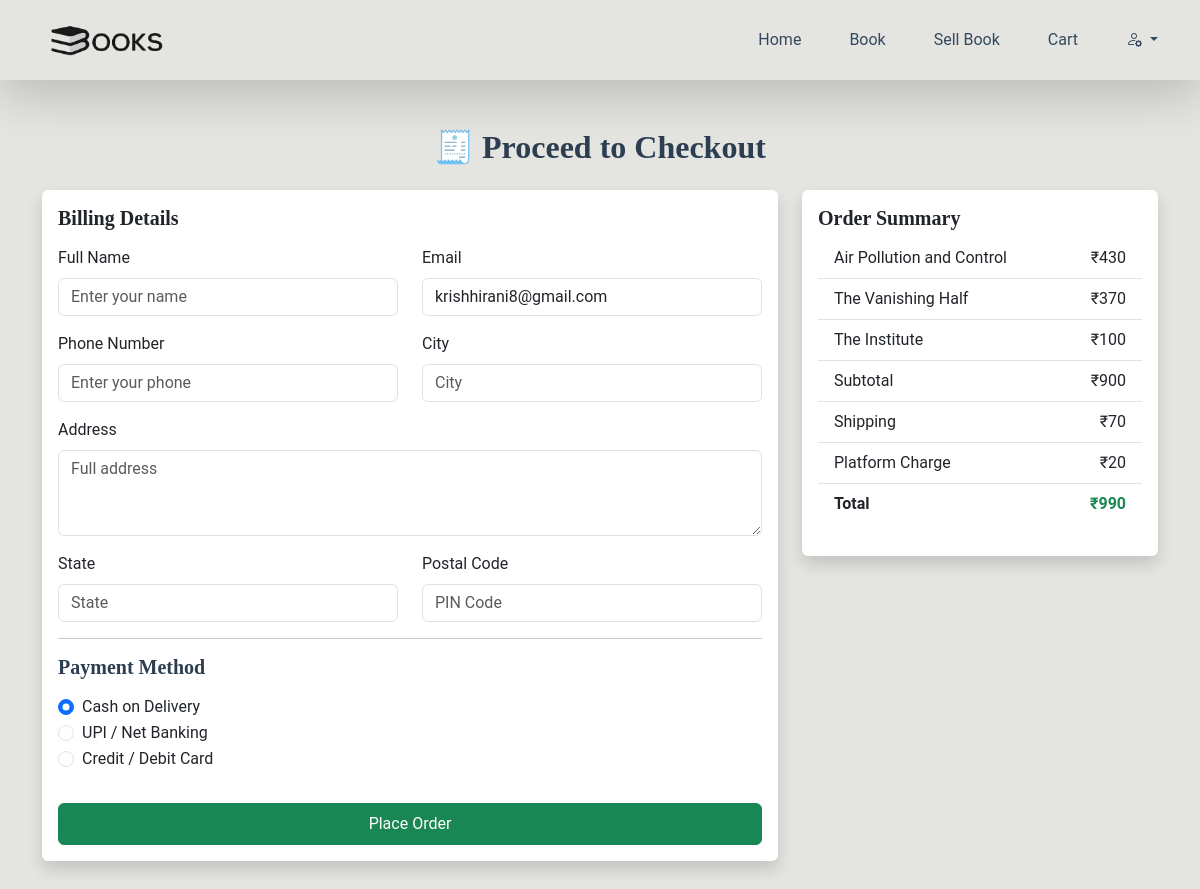
/checkout.php (signed in), run on the app's committed database.
### tables this page shows
CREATE TABLE `cart` (
  `title` varchar(255) NOT NULL,
  `author` varchar(255) NOT NULL,
  `price` int(20) NOT NULL,
  `img` varchar(255) NOT NULL,
  `email` varchar(255) NOT NULL,
  `id` int(11) NOT NULL
);

### checkout.php (the view, shortened to what this page needs)
<?php
include 'connect.php';
$user_email = $_SESSION['email'];
?>
<!DOCTYPE html>
<html lang="en">
<head>
    <link href="https://cdn.jsdelivr.net/npm/bootstrap@5.3.8/dist/css/bootstrap.min.css" rel="stylesheet">
    <link href="https://cdn.jsdelivr.net/npm/bootstrap-icons/font/bootstrap-icons.css" rel="stylesheet">
    <link rel="stylesheet" href="style.css">
</head>
<body>
    <header class="container-fluid py-3 shadow-lg position-sticky">
        <div class="container">
            <div class="row align-items-center">
                <div class="col-lg-6 col-sm-6 col-12">
                    <div class="logo text-sm-start text-center">
                        <img src="image\logo.png" alt="logo" style="height: 6vh;">
                    </div>
                </div>
                <div class="col-lg-6 col-sm-6 col-12">
                    <div class="nav1">
                        <ul class="d-flex gap-lg-5 gap-sm-4 gap-4 justify-content-sm-end justify-content-center list-unstyled my-sm-0 my-3">
                            <li class="nav-item"><a href="index.php" class="nav-link">Home</a></li>
                            <li class="nav-item"><a href="book.php" class="nav-link">Book</a></li>
                            <li class="nav-item"><a href="sellbook.php" class="nav-link text-nowrap">Sell Book</a></li>
                            <li class="nav-item"><a href="cart.php" class="nav-link">Cart</a></li>
                            <li>
                              <a class="dropdown-toggle nav-link" href="#" role="button" id="dropdownMenuLink" data-bs-toggle="dropdown" aria-expanded="false">
                                <i class="bi bi-person-gear"></i>
                              </a>
                          </li>
                        </ul>
                    </div>
                </div>
            </div>
        </div>
    </header>
      <div class="container py-5">
    <h2 class="text-center mb-4 fw-bold">🧾 Proceed to Checkout</h2>
    <?php if (!isset($success_message)): ?>
    <div class="row g-4">
      <div class="col-lg-8">
        <div class="card shadow border-0">
          <div class="card-body">
            <h5 class="card-title mb-3 fw-bold">Billing Details</h5>
            <form action="checkout.php" method="POST">
              <div class="row mb-3">
                <div class="col-md-6">
                  <label class="form-label">Full Name</label>
                  <input type="text" name="fullName" class="form-control" placeholder="Enter your name" required>
                </div>
                <div class="col-md-6">
                  <label class="form-label">Email</label>
                  <input type="email" name="email" class="form-control" placeholder="example@gmail.com" value="<?php echo htmlspecialchars($user_email); ?>" required>
                </div>
              </div>
              <div class="row mb-3">
                <div class="col-md-6">
                  <label class="form-label">Phone Number</label>
                  <input type="tel" name="phone" class="form-control" placeholder="Enter your phone" required>
                </div>
                <div class="col-md-6">
                  <label class="form-label">City</label>
                  <input type="text" name="city" class="form-control" placeholder="City" required>
                </div>
              </div>
              <div class="mb-3">
                <label class="form-label">Address</label>
                <textarea class="form-control" name="address" rows="3" placeholder="Full address" required></textarea>
              </div>
              <div class="row mb-3">
                <div class="col-md-6">
                  <label class="form-label">State</label>
                  <input type="text" name="state" class="form-control" placeholder="State" required>
                </div>
                <div class="col-md-6">
                  <label class="form-label">Postal Code</label>
                  <input type="text" name="postal_code" class="form-control" placeholder="PIN Code" required>
                </div>
              </div>
              <hr>
              <h5 class="fw-bold mb-3">Payment Method</h5>
              <div class="form-check">
                <input class="form-check-input" type="radio" name="payment" id="cod" value="cod" checked>
                <label class="form-check-label" for="cod">Cash on Delivery</label>
              </div>
              <div class="form-check">
                <input class="form-check-input" type="radio" name="payment" id="upi" value="upi">
                <label class="form-check-label" for="upi">UPI / Net Banking</label>
              </div>
              <div class="form-check mb-3">
                <input class="form-check-input" type="radio" name="payment" id="card" value="card">
                <label class="form-check-label" for="card">Credit / Debit Card</label>
              </div>
               <button type="submit" class="btn btn-success w-100 py-2 mt-3">Place Order</button>
            </form>
          </div>
        </div>
      </div>
      <div class="col-lg-4">
        <div class="card shadow border-0">
          <div class="card-body">
            <h5 class="card-title fw-bold">Order Summary</h5>
            <ul class="list-group list-group-flush mb-3">
              <?php
                $summary_cart_query = mysqli_query($con, "SELECT * FROM `cart` WHERE email = '$user_email'");
                $subtotal = 0;
                if (mysqli_num_rows($summary_cart_query) > 0) {
                    while ($item = mysqli_fetch_assoc($summary_cart_query)) {
                        echo "<li class='list-group-item d-flex justify-content-between align-items-center'>" . htmlspecialchars($item['title']) . "<span>₹" . htmlspecialchars($item['price']) . "</span></li>";
                        $subtotal += $item['price'];
                    }
                }
                $shipping_cost = 70;
                $platform_charges = 20;
                $total_cost = $subtotal + $shipping_cost + $platform_charges;
              ?>
              <li class="list-group-item d-flex justify-content-between align-items-center">
                Subtotal <span>₹<?php echo $subtotal; ?></span>
              </li>
              <li class="list-group-item d-flex justify-content-between align-items-center">
                Shipping <span>₹<?php echo $shipping_cost; ?></span>
              </li>
               <li class="list-group-item d-flex justify-content-between align-items-center">
                Platform Charge <span>₹<?php echo $platform_charges; ?></span>
              </li>
              <li class="list-group-item d-flex justify-content-between align-items-center fw-bold">
                Total <span class="text-success">₹<?php echo $total_cost; ?></span>
              </li>
            </ul>
           </div>
        </div>
      </div>
    </div>
    <?php endif; ?>
  </div>
</body>
</html>

### style.css (style rules this page uses)
body { font-family: 'Roboto', sans-serif; background-color: #E4E4E1; color: #34495E; }
h1, h2, h3, h4, h5, h6 { font-family: 'Merriweather', serif; color: #2C3E50; }

### data on the page
cart: title "Air Pollution and Control", price "430"
cart: title "The Vanishing Half", price "370"
cart: title "The Institute", price "100"

### other printed values
$subtotal "900"
$shipping_cost "70"
$platform_charges "20"
$total_cost "990"
